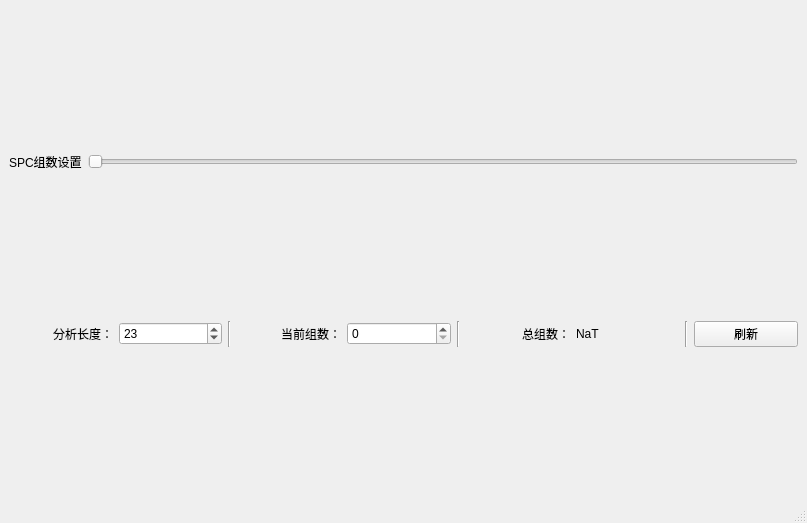
<?xml version="1.0" encoding="UTF-8"?>
<ui version="4.0">
 <class>SPCWindow</class>
 <widget class="QMainWindow" name="SPCWindow">
  <property name="geometry">
   <rect>
    <x>0</x>
    <y>0</y>
    <width>807</width>
    <height>523</height>
   </rect>
  </property>
  <property name="windowTitle">
   <string>SPC图</string>
  </property>
  <widget class="QWidget" name="centralwidget">
   <layout class="QVBoxLayout" name="verticalLayout_2">
    <property name="sizeConstraint">
     <enum>QLayout::SetDefaultConstraint</enum>
    </property>
    <item>
     <layout class="QVBoxLayout" name="figure_layout">
      <property name="sizeConstraint">
       <enum>QLayout::SetMaximumSize</enum>
      </property>
     </layout>
    </item>
    <item>
     <layout class="QHBoxLayout" name="horizontalLayout">
      <property name="sizeConstraint">
       <enum>QLayout::SetFixedSize</enum>
      </property>
      <item>
       <widget class="QLabel" name="label_2">
        <property name="sizePolicy">
         <sizepolicy hsizetype="Preferred" vsizetype="Fixed">
          <horstretch>0</horstretch>
          <verstretch>0</verstretch>
         </sizepolicy>
        </property>
        <property name="text">
         <string>SPC组数设置</string>
        </property>
       </widget>
      </item>
      <item>
       <widget class="QSlider" name="slider_spc">
        <property name="maximum">
         <number>1000000</number>
        </property>
        <property name="orientation">
         <enum>Qt::Horizontal</enum>
        </property>
       </widget>
      </item>
     </layout>
    </item>
    <item>
     <layout class="QHBoxLayout" name="horizontalLayout_2">
      <item>
       <widget class="QLabel" name="label_4">
        <property name="sizePolicy">
         <sizepolicy hsizetype="Preferred" vsizetype="Fixed">
          <horstretch>0</horstretch>
          <verstretch>0</verstretch>
         </sizepolicy>
        </property>
        <property name="text">
         <string>分析长度：</string>
        </property>
        <property name="alignment">
         <set>Qt::AlignRight|Qt::AlignTrailing|Qt::AlignVCenter</set>
        </property>
       </widget>
      </item>
      <item>
       <widget class="QSpinBox" name="spin_range">
        <property name="minimum">
         <number>20</number>
        </property>
        <property name="maximum">
         <number>25</number>
        </property>
        <property name="value">
         <number>23</number>
        </property>
       </widget>
      </item>
      <item>
       <widget class="Line" name="line_3">
        <property name="orientation">
         <enum>Qt::Vertical</enum>
        </property>
       </widget>
      </item>
      <item>
       <widget class="QLabel" name="label">
        <property name="sizePolicy">
         <sizepolicy hsizetype="Preferred" vsizetype="Fixed">
          <horstretch>0</horstretch>
          <verstretch>0</verstretch>
         </sizepolicy>
        </property>
        <property name="text">
         <string>当前组数：</string>
        </property>
        <property name="alignment">
         <set>Qt::AlignRight|Qt::AlignTrailing|Qt::AlignVCenter</set>
        </property>
       </widget>
      </item>
      <item>
       <widget class="QSpinBox" name="spin_spc">
        <property name="maximum">
         <number>1000000</number>
        </property>
       </widget>
      </item>
      <item>
       <widget class="Line" name="line">
        <property name="orientation">
         <enum>Qt::Vertical</enum>
        </property>
       </widget>
      </item>
      <item>
       <widget class="QLabel" name="label_3">
        <property name="sizePolicy">
         <sizepolicy hsizetype="Preferred" vsizetype="Fixed">
          <horstretch>0</horstretch>
          <verstretch>0</verstretch>
         </sizepolicy>
        </property>
        <property name="text">
         <string>总组数：</string>
        </property>
        <property name="alignment">
         <set>Qt::AlignRight|Qt::AlignTrailing|Qt::AlignVCenter</set>
        </property>
       </widget>
      </item>
      <item>
       <widget class="QLabel" name="total_part">
        <property name="sizePolicy">
         <sizepolicy hsizetype="Preferred" vsizetype="Fixed">
          <horstretch>0</horstretch>
          <verstretch>0</verstretch>
         </sizepolicy>
        </property>
        <property name="text">
         <string>NaT</string>
        </property>
       </widget>
      </item>
      <item>
       <widget class="Line" name="line_2">
        <property name="orientation">
         <enum>Qt::Vertical</enum>
        </property>
       </widget>
      </item>
      <item>
       <widget class="QPushButton" name="button_spc">
        <property name="text">
         <string>刷新</string>
        </property>
       </widget>
      </item>
     </layout>
    </item>
   </layout>
  </widget>
  <widget class="QMenuBar" name="menubar">
   <property name="geometry">
    <rect>
     <x>0</x>
     <y>0</y>
     <width>807</width>
     <height>26</height>
    </rect>
   </property>
  </widget>
  <widget class="QStatusBar" name="statusbar"/>
 </widget>
 <resources/>
 <connections>
  <connection>
   <sender>slider_spc</sender>
   <signal>sliderMoved(int)</signal>
   <receiver>spin_spc</receiver>
   <slot>setValue(int)</slot>
   <hints>
    <hint type="sourcelabel">
     <x>185</x>
     <y>255</y>
    </hint>
    <hint type="destinationlabel">
     <x>423</x>
     <y>419</y>
    </hint>
   </hints>
  </connection>
 </connections>
</ui>
